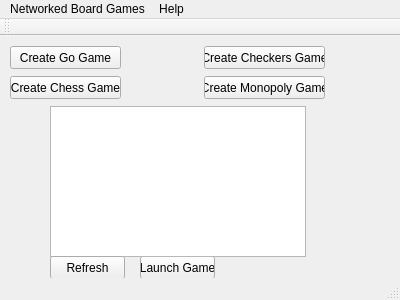
<?xml version="1.0" encoding="UTF-8"?>
<ui version="4.0">
 <class>MainWindow</class>
 <widget class="QMainWindow" name="MainWindow">
  <property name="geometry">
   <rect>
    <x>0</x>
    <y>0</y>
    <width>400</width>
    <height>300</height>
   </rect>
  </property>
  <property name="windowTitle">
   <string>MainWindow</string>
  </property>
  <widget class="QWidget" name="centralWidget">
   <widget class="QPushButton" name="pushButton">
    <property name="geometry">
     <rect>
      <x>140</x>
      <y>220</y>
      <width>75</width>
      <height>23</height>
     </rect>
    </property>
    <property name="text">
     <string>Launch Game</string>
    </property>
   </widget>
   <widget class="QListWidget" name="listWidget">
    <property name="geometry">
     <rect>
      <x>50</x>
      <y>70</y>
      <width>256</width>
      <height>151</height>
     </rect>
    </property>
   </widget>
   <widget class="QPushButton" name="pushButton_2">
    <property name="geometry">
     <rect>
      <x>10</x>
      <y>40</y>
      <width>111</width>
      <height>23</height>
     </rect>
    </property>
    <property name="text">
     <string>Create Chess Game</string>
    </property>
   </widget>
   <widget class="QPushButton" name="pushButton_3">
    <property name="geometry">
     <rect>
      <x>10</x>
      <y>10</y>
      <width>111</width>
      <height>23</height>
     </rect>
    </property>
    <property name="text">
     <string>Create Go Game</string>
    </property>
   </widget>
   <widget class="QPushButton" name="pushButton_4">
    <property name="geometry">
     <rect>
      <x>204</x>
      <y>40</y>
      <width>121</width>
      <height>23</height>
     </rect>
    </property>
    <property name="text">
     <string>Create Monopoly Game</string>
    </property>
   </widget>
   <widget class="QPushButton" name="pushButton_5">
    <property name="geometry">
     <rect>
      <x>204</x>
      <y>10</y>
      <width>121</width>
      <height>23</height>
     </rect>
    </property>
    <property name="text">
     <string>Create Checkers Game</string>
    </property>
   </widget>
   <widget class="QPushButton" name="pushButton_6">
    <property name="geometry">
     <rect>
      <x>50</x>
      <y>220</y>
      <width>75</width>
      <height>23</height>
     </rect>
    </property>
    <property name="text">
     <string>Refresh</string>
    </property>
   </widget>
  </widget>
  <widget class="QMenuBar" name="menuBar">
   <property name="geometry">
    <rect>
     <x>0</x>
     <y>0</y>
     <width>400</width>
     <height>21</height>
    </rect>
   </property>
   <widget class="QMenu" name="menuNetworked_Board_Games">
    <property name="title">
     <string>Networked Board Games</string>
    </property>
    <addaction name="actionChat"/>
    <addaction name="action"/>
   </widget>
   <widget class="QMenu" name="menuHelp">
    <property name="title">
     <string>Help</string>
    </property>
   </widget>
   <addaction name="menuNetworked_Board_Games"/>
   <addaction name="menuHelp"/>
  </widget>
  <widget class="QToolBar" name="mainToolBar">
   <attribute name="toolBarArea">
    <enum>TopToolBarArea</enum>
   </attribute>
   <attribute name="toolBarBreak">
    <bool>false</bool>
   </attribute>
  </widget>
  <widget class="QStatusBar" name="statusBar"/>
  <action name="actionChat">
   <property name="text">
    <string>Chat</string>
   </property>
  </action>
  <action name="action">
   <property name="text">
    <string>Change Serrver</string>
   </property>
  </action>
 </widget>
 <layoutdefault spacing="6" margin="11"/>
 <resources/>
 <connections/>
</ui>
